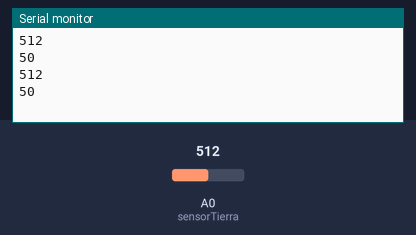
This sketch was run on a simulated Arduino Uno, built with avr-gcc and run on an emulated ATmega328P. Parts: the last lines printed to the serial monitor. Inputs (shaded band) come from the test bench; at power-on: A0 (sensorTierra) = 512.

Above: at 1.8 s.
1.9 s: A0 (sensorTierra) set to 716
At 2.7 s:
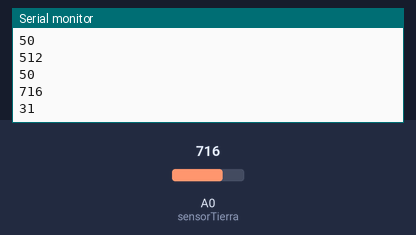
3.4 s: A0 (sensorTierra) set to 900
At 4.8 s:
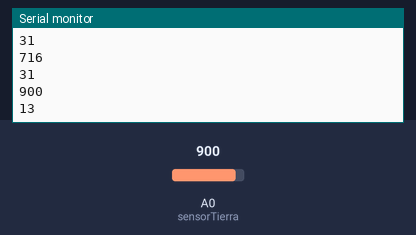
Timing chart, 0 to 6.4 s (numbered marks = the images above; inputs shaded):
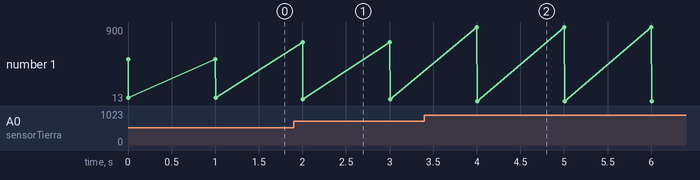

The sketch:

humedadTierra.ino
```cpp
int sensorTierra = A0;

int humedadTierra = 0;
int porctHumedadTierra = 0;
void setup() {
  Serial.begin(9600);
  pinMode(sensorTierra,INPUT);


}

void loop() {
  //el sensor de humedad de la tierra a menor mayor valor más seco esta
  humedadTierra = analogRead(sensorTierra);
  Serial.println(humedadTierra);

  porctHumedadTierra = map(humedadTierra, 0, 1024, 100, 0);
  Serial.println(porctHumedadTierra);
  delay(1000);
}
```

Measured:
- after the input at 1.9 s, the serial monitor: prints a new line after 0.10 s (image 1)
- after the input at 3.4 s, the serial monitor: prints a new line after 0.60 s (image 2)
- plotted number 1: 50 → 31 after the input at 1.9 s, 31 → 13 after the input at 3.4 s
